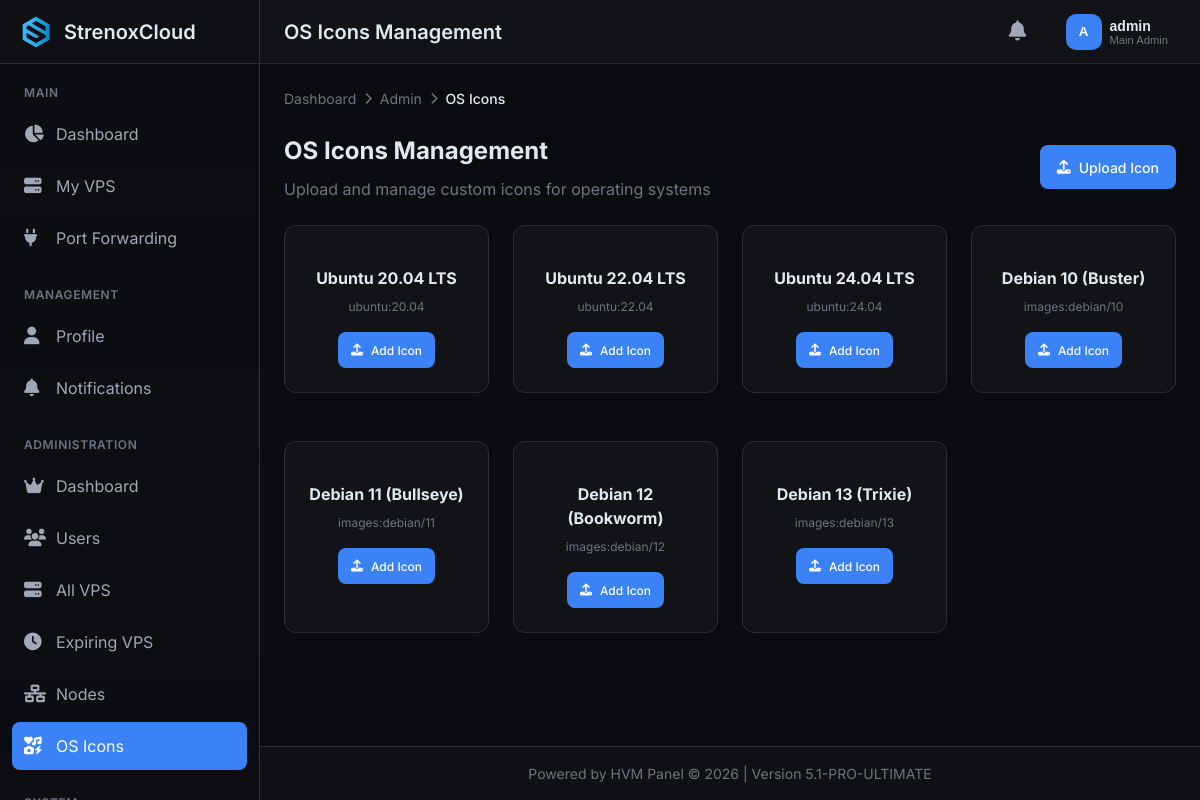
The page /os-icons (signed in) on the database its author committed.
### tables this page shows
CREATE TABLE settings (
            key TEXT PRIMARY KEY,
            value TEXT NOT NULL,
            description TEXT,
            updated_at TEXT NOT NULL
        );

CREATE TABLE users (
            id INTEGER PRIMARY KEY AUTOINCREMENT,
            username TEXT UNIQUE NOT NULL,
            email TEXT UNIQUE NOT NULL,
            password_hash TEXT NOT NULL,
            is_admin INTEGER DEFAULT 0,
            is_main_admin INTEGER DEFAULT 0,
            created_at TEXT NOT NULL,
            last_login TEXT,
            last_active TEXT,
            api_key TEXT UNIQUE,
            profile_picture TEXT,
            preferences TEXT DEFAULT '{}',
            two_factor_secret TEXT,
            two_factor_enabled INTEGER DEFAULT 0,
            theme TEXT DEFAULT 'default',
            language TEXT DEFAULT 'en'
        , discord_id TEXT, discord_username TEXT, discord_avatar TEXT, discord_email TEXT);

### hvm.py (the view)
@app.route('/os-icons')
@login_required
@admin_required
def os_icons():
    with get_db() as conn:
        cur = conn.cursor()
        cur.execute('SELECT * FROM os_icons ORDER BY os_name')
        icons = [dict(row) for row in cur.fetchall()]
    return render_template('admin/os_icons.html',
                          panel_name=get_setting('site_name', 'HVM PANEL'),
                          icons=icons,
                          os_options=OS_OPTIONS)

### hvm.py (called while the page is built)
@contextmanager
def get_db():
    conn = None
    try:
        conn = sqlite3.connect(DATABASE_PATH, timeout=30)
        conn.execute("PRAGMA journal_mode=WAL")
        conn.execute("PRAGMA foreign_keys=ON")
        conn.execute("PRAGMA busy_timeout=30000")
        conn.row_factory = sqlite3.Row
        yield conn
        conn.commit()
    except Exception as e:
        if conn:
            conn.rollback()
        logger.error(f"Database error: {e}")
        raise
    finally:
        if conn:
            conn.close()

def get_setting(key: str, default: Any = None):
    with get_db() as conn:
        cur = conn.cursor()
        cur.execute('SELECT value FROM settings WHERE key = ?', (key,))
        row = cur.fetchone()
        return row[0] if row else default

def get_unread_notifications_count(user_id: int):
    with get_db() as conn:
        cur = conn.cursor()
        cur.execute('''SELECT COUNT(*) FROM notifications
                      WHERE user_id = ? AND read = 0
                      AND (expires_at IS NULL OR expires_at > ?)''',
                   (user_id, datetime.now().isoformat()))
        return cur.fetchone()[0]

def is_license_activated():
    return True

@app.after_request
def after_request(response):
    try:
        if not response.content_type:
            response.content_type = 'text/html; charset=utf-8'
        response.headers['X-Content-Type-Options'] = 'nosniff'
        response.headers['X-Frame-Options'] = 'SAMEORIGIN'
        response.headers['X-XSS-Protection'] = '1; mode=block'
        return response
    except Exception as e:
        logger.error(f"Error in after_request: {e}")
        return response

@login_manager.user_loader
def load_user(user_id):
    return User.get(int(user_id))

def admin_required(f):
    @wraps(f)
    def decorated_function(*args, **kwargs):
        if not current_user.is_authenticated or not current_user.is_admin:
            if request.is_json or request.headers.get('X-Requested-With') == 'XMLHttpRequest':
                return jsonify({'success': False, 'error': 'Admin access required'}), 403
            flash('Admin access required.', 'danger')
            return redirect(url_for('dashboard'))
        return f(*args, **kwargs)
    return decorated_function

### templates/admin/os_icons.html (shortened to what this page needs)
{% extends "base.html" %}
{% block header_title %}OS Icons Management{% endblock %}
{% block breadcrumbs %}
<div class="breadcrumb">
    <a href="{{ url_for('dashboard') }}" class="breadcrumb-item">Dashboard</a>
    <span class="breadcrumb-separator"><i class="fas fa-chevron-right"></i></span>
    <a href="{{ url_for('admin_dashboard') }}" class="breadcrumb-item">Admin</a>
    <span class="breadcrumb-separator"><i class="fas fa-chevron-right"></i></span>
    <span class="breadcrumb-item active">OS Icons</span>
</div>
{% endblock %}
{% block content %}
<div style="display: flex; justify-content: space-between; align-items: center; margin-bottom: 1.5rem; flex-wrap: wrap; gap: 1rem;">
    <div>
        <h2 style="font-size: 1.5rem; margin-bottom: 0.5rem;">OS Icons Management</h2>
        <p style="color: var(--text-muted); margin: 0;">Upload and manage custom icons for operating systems</p>
    </div>
    <button class="btn btn-primary" onclick="showUploadModal()">
        <i class="fas fa-upload"></i> Upload Icon
    </button>
</div>
<div class="grid grid-4" style="margin-bottom: 2rem;">
    {% for os in os_options %}
    <div class="card" style="text-align: center;">
            {% set icon = icons|selectattr('os_name', 'equalto', os.value)|first %}
        <h3 style="font-size: 1rem; margin-bottom: 0.5rem;">{{ os.label }}</h3>
        <p style="font-size: 0.75rem; color: var(--text-muted); margin-bottom: 1rem;">{{ os.value }}</p>
        <div>
            {% if icon %}
            <button class="btn btn-sm btn-danger" onclick="deleteIcon('{{ os.value }}')">
                <i class="fas fa-trash"></i> Remove
            </button>
            {% else %}
            <button class="btn btn-sm btn-primary" onclick="uploadForOS('{{ os.value }}')">
                <i class="fas fa-upload"></i> Add Icon
            </button>
            {% endif %}
        </div>
    </div>
    {% endfor %}
</div>
{% endblock %}

### templates/base.html (shortened to what this page needs)
<!DOCTYPE html>
<html lang="en" data-theme="dark">
<head>
    <link rel="stylesheet" href="https://cdnjs.cloudflare.com/ajax/libs/font-awesome/6.4.0/css/all.min.css">
</head>
<body>
    <div class="app-wrapper">
        <aside class="sidebar" id="sidebar">
            <div class="sidebar-header">
                <a href="{{ url_for('dashboard') if current_user.is_authenticated else url_for('index') }}" class="logo">
                    <img src="{{ get_setting('header_icon', '/static/img/logo.png') }}" alt="{{ panel_name }}">
                    <span>{{ panel_name }}</span>
                </a>
            </div>
            {% if current_user.is_authenticated %}
            <nav class="sidebar-nav">
                <div class="nav-section">
                    <div class="nav-section-title">Main</div>
                    <a href="{{ url_for('dashboard') }}" class="nav-item {% if request.endpoint == 'dashboard' %}active{% endif %}">
                        <i class="fas fa-chart-pie"></i>
                        <span>Dashboard</span>
                    </a>
                    <a href="{{ url_for('vps_list') }}" class="nav-item {% if request.endpoint in ['vps_list', 'vps_detail', 'vps_console'] %}active{% endif %}">
                        <i class="fas fa-server"></i>
                        <span>My VPS</span>
                    </a>
                    <a href="{{ url_for('ports_list') }}" class="nav-item {% if request.endpoint == 'ports_list' %}active{% endif %}">
                        <i class="fas fa-plug"></i>
                        <span>Port Forwarding</span>
                    </a>
                </div>
                <div class="nav-section">
                    <div class="nav-section-title">Management</div>
                    <a href="{{ url_for('profile') }}" class="nav-item {% if request.endpoint == 'profile' %}active{% endif %}">
                        <i class="fas fa-user"></i>
                        <span>Profile</span>
                    </a>
                    <a href="{{ url_for('notifications') }}" class="nav-item {% if request.endpoint == 'notifications' %}active{% endif %}">
                        <i class="fas fa-bell"></i>
                        <span>Notifications</span>
                    </a>
                </div>
                {% if current_user.is_admin %}
                <div class="nav-section">
                    <div class="nav-section-title">Administration</div>
                    <a href="{{ url_for('admin_dashboard') }}" class="nav-item {% if request.endpoint == 'admin_dashboard' %}active{% endif %}">
                        <i class="fas fa-crown"></i>
                        <span>Dashboard</span>
                    </a>
                    <a href="{{ url_for('admin_users') }}" class="nav-item {% if request.endpoint and 'user' in request.endpoint %}active{% endif %}">
                        <i class="fas fa-users"></i>
                        <span>Users</span>
                    </a>
                    <a href="{{ url_for('admin_vps') }}" class="nav-item {% if request.endpoint == 'admin_vps' %}active{% endif %}">
                        <i class="fas fa-server"></i>
                        <span>All VPS</span>
                    </a>
                    <a href="{{ url_for('admin_vps_expiring') }}?days=30" class="nav-item {% if request.endpoint == 'admin_vps_expiring' %}active{% endif %}">
                        <i class="fas fa-clock"></i>
                        <span>Expiring VPS</span>
                    </a>
                    <a href="{{ url_for('admin_nodes') }}" class="nav-item {% if request.endpoint and 'node' in request.endpoint %}active{% endif %}">
                        <i class="fas fa-network-wired"></i>
                        <span>Nodes</span>
                    </a>
                    <a href="{{ url_for('os_icons') }}" class="nav-item {% if request.endpoint == 'os_icons' %}active{% endif %}">
                        <i class="fas fa-icons"></i>
                        <span>OS Icons</span>
                    </a>
                </div>
                <div class="nav-section">
                    <div class="nav-section-title">System</div>
                </div>
                {% endif %}
            </nav>
            {% endif %}
        </aside>
        <main class="main-content" id="mainContent">
            <header class="header">
                <div class="header-left">
                    <h1 class="header-title">{% block header_title %}{{ panel_name }}{% endblock %}</h1>
                </div>
                <div class="header-right">
                    {% if current_user.is_authenticated %}
                    <div class="notifications-dropdown">
                        <button class="notifications-btn" id="notificationsBtn">
                            <i class="fas fa-bell"></i>
                        </button>
                    </div>
                    <div class="user-menu">
                        <button class="user-btn" id="userMenuBtn">
                            <div class="user-avatar">
                                {% if current_user.profile_picture %}
                                <img src="{{ current_user.profile_picture }}" alt="{{ current_user.username }}">
                                {% else %}
                                <span>{{ current_user.username[:1].upper() }}</span>
                                {% endif %}
                            </div>
                            <div class="user-info">
                                <div class="user-name">{{ current_user.username }}</div>
                                <div class="user-role">
                                    {% if current_user.is_main_admin %}
                                    Main Admin
                                    {% elif current_user.is_admin %}
                                    Admin
                                    {% else %}
                                    User
                                    {% endif %}
                                </div>
                            </div>
                        </button>
                    </div>
                    {% endif %}
                </div>
            </header>
            <div class="content">
                {% block breadcrumbs %}{% endblock %}
                {% block content %}{% endblock %}
            </div>
            <footer class="footer">
                {{ get_setting('footer_text', 'Powered by HVM Panel') }} &copy; {{ now().year }} | Version {{ PANEL_VERSION }}
            </footer>
        </main>
    </div>
</body>
</html>

### rows shown on the page
settings: value (picture)
settings: value "StrenoxCloud"
users: username "A", username "admin"
settings: value "Powered by HVM Panel"

### other values the page prints
{{ os.label }} "Ubuntu 20.04 LTS" "Ubuntu 22.04 LTS" "Ubuntu 24.04 LTS" "Debian 10 (Buster)" "Debian 11 (Bullseye)" "Debian 12 (Bookworm)" "Debian 13 (Trixie)"
{{ os.value }} "ubuntu:20.04" "ubuntu:22.04" "ubuntu:24.04" "images:debian/10" "images:debian/11" "images:debian/12" "images:debian/13"
{{ PANEL_VERSION }} "5.1-PRO-ULTIMATE"
